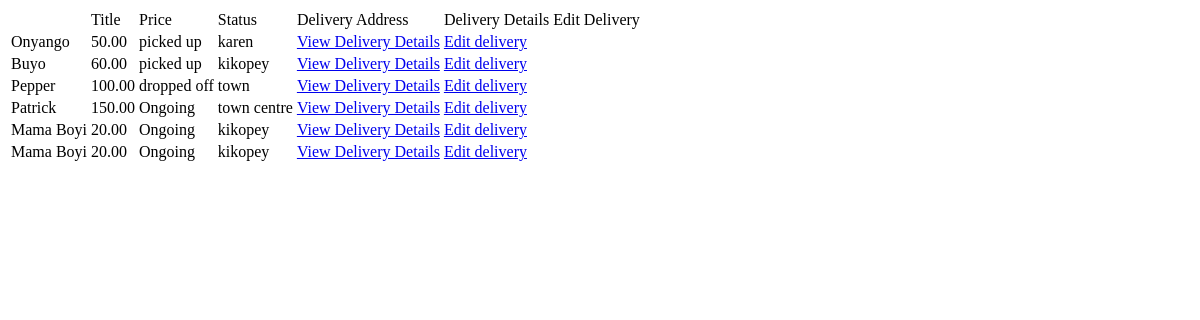
Page /logistics/logistics/list/ on the earlier database version.
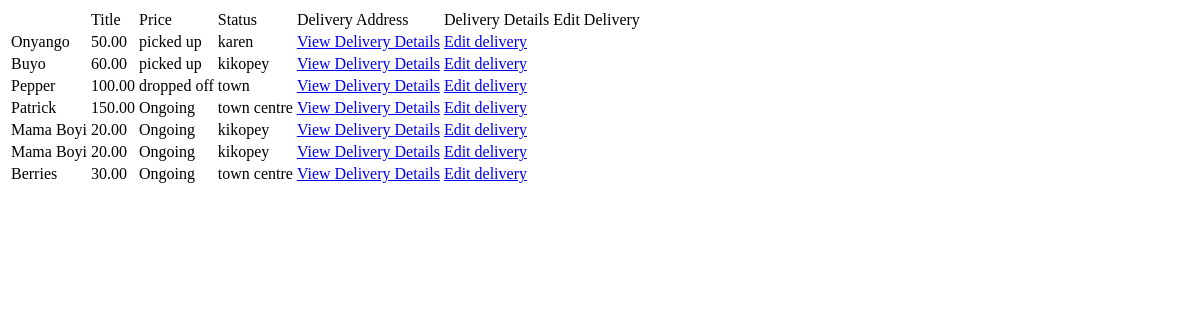
Same page on the later database version.
### logistics/models.py (models this page shows, shortened)
class Delivery(models.Model):
    name = models.CharField(max_length=32)
    price = models.DecimalField(max_digits = 8, decimal_places = 2)
    status = models.CharField(max_length = 32)
    delivery_method = models.TextField()
    duration = models.DurationField()
    delivery_address = models.CharField(max_length=200)
    created_at = models.DateTimeField(default=datetime(2023, 6, 18, 16, 35))
    updated_at = models.DateTimeField(auto_now=True)
    class Meta:
      verbose_name_plural = "Delivery"

### logistics/views.py (the view)
# urls.py: path("logistics/list/",delivery_list,name= "delivery_list_view"),
def delivery_list(request):
    delivery = Delivery.objects.all()
    return render(
       request , "logistics/logistics_list.html", {"delivery" : delivery}
    )

### templates/logistics/logistics_list.html (shortened to what this page needs)
<!DOCTYPE html>
<html lang="en">
<head>
</head>
<body>
    <table class="container">
        <th class="heading">
            <td>Title</td>
            <td>Price</td>
            <td>Status</td>
            <td>Delivery Address</td>
            <td>Delivery Details</td>
            <td>Edit Delivery</td>
        </th>
        {%for item in delivery%}
        <tr>
            <td>{{ item.name }}</td>
            <td>{{ item.price }}</td>
            <td>{{ item.status }}</td>
            <td>{{ item.delivery_address }}</td>
            <td><a href="{% url 'delivery_detail_view' id=item.id %}">View Delivery Details</a> </td>
            <td><a href="{% url 'delivery_edit_view' id=item.id %}">Edit delivery</a> </td>
    </tr>
      {% endfor %}
</table>
</body>
</html>

Differences in the rows shown:
added Delivery: name "Berries", price "30.00", status "Ongoing", delivery_address "town centre"
